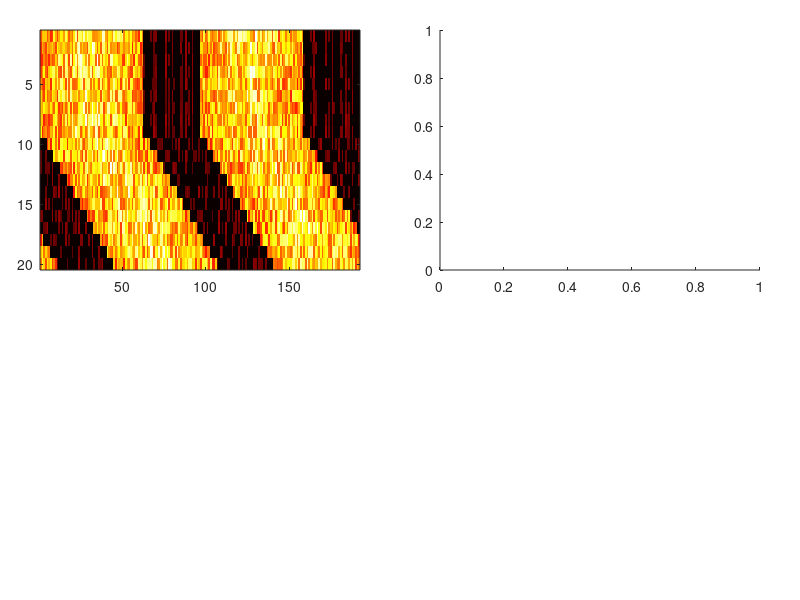

MATLAB code for this plot: (Note: this script raises an error after producing the figure.)
function [varargout] = actograph(varargin)
%% actograph | a paltry actogram plotter for circadian rhythm data
% 
%% actograph readme
%{ 
%   %% actograph evoked with zero inputs generates & plots sample data
%
%           >> actograph();
%     
%       you can save the simulated dataset to your workspace by:
%     
%           >> simData = actograph();
% 
%   %% actograph evoked with an arg plots *your* circadian rhythem data
%
%           >> actograph(dataMx);
% 
% Where dataMx is a data matrix structured such that each row
% represents your binned activity data **as you want it plotted**.
% Basically, WYSIWYG. Each value from the dataMx will be plotted
% as a bar in the actogram. Each row in the dataMx will be a new row
% in the actogram. So if, for example, you want 48 hours worth of data 
% plotted on the same row in the actogram, and the next 48 hours on the
% next row (and so on...) just put that 48 hours worth of data in the
% same row of the dataset you send to actograph. Try it out...
%
%
%       >> actograph()
%
%       >> actograph(repmat([1:24 1:24],[20 1]));
%
%       >> days = 20; binsPerDay = 96
%       >> actograph(rand(days, binsPerDay));
%
%}


%% --| DEAL ARGS (TAKES 0 OR 1 NARGIN)

    if nargin < 1
        % clc; close all; clear all; 
        if (~isdeployed); cd(fileparts(which(mfilename))); end;

        % Generate circadian rhythem dataset structured such that
        circfunc = repmat([3.1:.03:4 4:-.03:3.1 rand(1,34)],[1 2]);
        crcdat = repmat(circfunc,[20 1]);
        crcdat=(1+rand(size(crcdat))).*crcdat;
        crcdat(crcdat<1)=0;
        
        daysProw = 2; Nrows = size(crcdat,1);
        binsPhr = size(crcdat,2)/daysProw/24;
        eShHr = .5; % shift entrainment schedule by 'eShHr' hours per day
        eSh = round(eShHr * binsPhr * daysProw);
        circdata=crcdat; uncircdat = crcdat;
        for nn = 10:Nrows
            crcdat = circshift(crcdat,[0 eSh]);
            circdata(nn,:) = crcdat(nn,:);
        end


    elseif nargin == 1
        %[circdata, days] = deal(varargin{:});
        circdata = varargin{:};

    else
        warning('ERROR, TOO MANY INPUT ARGS')
    end




%% --| PLOT COLORMAP AND BAR GRAPH WITH SMOOTHED SPLINE OVERLAY

f1 = figure(1);
    set(f1,'OuterPosition',[100 100 1200 900],'Color',[1 1 1]);
    hax1 = axes('Position',[.05 .55 .4 .4],'Color','none');
    hax2 = axes('Position',[.55 .55 .4 .4],'Color','none');
    colormap(hax1,'hot'); colormap(hax2,'bone');

    disp('Here')
    
    axes(hax1); axis off;
imagesc(circdata); 


    smeth = {'moving','lowess','loess','sgolay','rlowess','rloess'};
    degSm = .1; typSm = 5; muCd = mean(circdata);
    smUnc = smooth(muCd,degSm,smeth{typSm});

    axes(hax2); axis off;
bar(circdata'); 
    hold on; 
ph = plot(smUnc);
    set(ph,'Color',[.8 .1 .1],'LineWidth',4,'Marker','none');

    disp('Here')

%% --| PLOT ACTOGRAM ACTOGRAPH

numreps = size(circdata,1);
axPos = fliplr(linspace(.04, .50, numreps));
rowh = axPos(1) - axPos(2) - .005;
if(rowh>0)
else
    rowh = 0;
end
Ymax = max(max(circdata));

for nn = 1:numreps
    axes('Position',[.05 axPos(nn) .90 rowh],'Color','none',...
    'XTick',[],'YTick',[]); axis off; hold on;

    bar(circdata(nn,:))
        set(gca,'YLim',[0 Ymax]);

end


%%
varargout = {circdata};
end